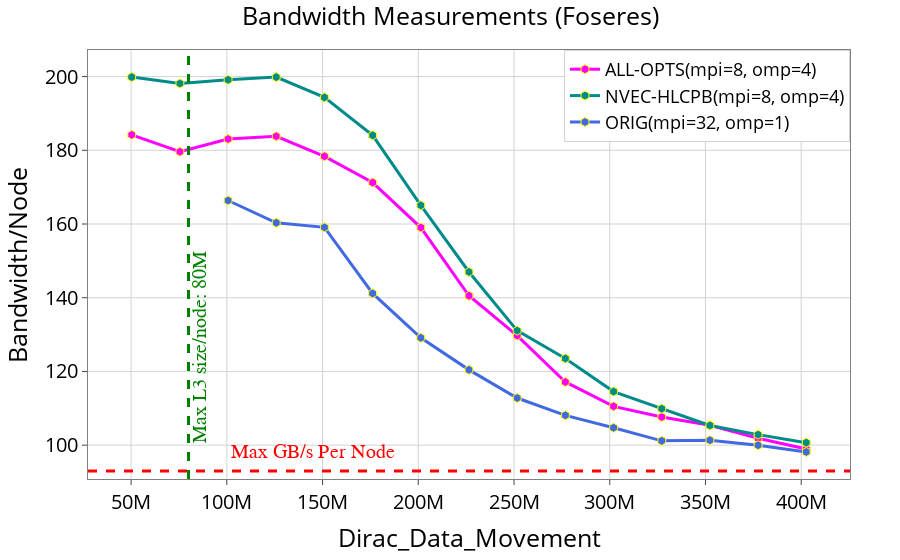

The code cell stored with this chart in its notebook:
### Code cell
fig = go.Figure()

# ALL_OPT

# fig.add_trace(go.Scatter(x=(dfn1AvxFusNonProb_8mpi_4omp.Dirc_Data_Mov*(dfn1AvxFusNonProb_8mpi_4omp.MPI_size)), 
#                          y=(dfn1AvxFusNonProb_8mpi_4omp.BAND*(dfn1AvxFusNonProb_8mpi_4omp.MPI_size)), 
#                          mode='lines+markers', 
#                          name='ALL-OPTS(8*4)',
#                          line=dict(color='magenta',width=3),
#                          marker=dict(symbol='hexagon',size=9, line=dict(color='yellow',width=1))))



# Sort the DataFrame based on the product of Dirc_Data_Mov and MPI_size
df_sorted = dfn1AvxFusNonProb_8mpi_4omp.assign(sort_value=dfn1AvxFusNonProb_8mpi_4omp['Dirc_Data_Mov'] * dfn1AvxFusNonProb_8mpi_4omp['MPI_size']).sort_values(by='sort_value')

# Create the line graph with sorted x-axis values
fig.add_trace(
    go.Scatter(
        x=df_sorted['Dirc_Data_Mov'] * df_sorted['MPI_size'],
        y=df_sorted['BAND'] * df_sorted['MPI_size'],
        mode='lines+markers',
        name='ALL-OPTS(mpi=8, omp=4)',
        line=dict(color='magenta', width=3),
        marker=dict(symbol='hexagon', size=9, line=dict(color='yellow', width=1))
    )
)




# NVEC-HLCPB

# fig.add_trace(go.Scatter(x=(dfn1MacFusNonProb_8mpi_4omp.Dirc_Data_Mov*(dfn1MacFusNonProb_8mpi_4omp.MPI_size)), 
#                          y=(dfn1MacFusNonProb_8mpi_4omp.BAND*(dfn1MacFusNonProb_8mpi_4omp.MPI_size)), 
#                          mode='lines+markers', 
#                          name='NVEC-HLCPB(8*4)',
#                          line=dict(color='darkcyan',width=3),
#                          marker=dict(symbol='hexagon',size=9, line=dict(color='yellow',width=1))))


# Sort the DataFrame based on the product of Dirc_Data_Mov and MPI_size
df_sorted = dfn1MacFusNonProb_8mpi_4omp.assign(sort_value=dfn1MacFusNonProb_8mpi_4omp['Dirc_Data_Mov'] * dfn1MacFusNonProb_8mpi_4omp['MPI_size']).sort_values(by='sort_value')

# Create the line graph with sorted x-axis values
fig.add_trace(
    go.Scatter(
        x=df_sorted['Dirc_Data_Mov'] * df_sorted['MPI_size'],
        y=df_sorted['BAND'] * df_sorted['MPI_size'],
        mode='lines+markers',
        name='NVEC-HLCPB(mpi=8, omp=4)',
        line=dict(color='darkcyan', width=3),
        marker=dict(symbol='hexagon', size=9, line=dict(color='yellow', width=1))
    )
)





# ORIG
# fig.add_trace(go.Scatter(x=(dfn1MacNonFusNonProb_32mpi_1omp.Dirc_Data_Mov*(dfn1MacNonFusNonProb_32mpi_1omp.MPI_size)), 
#                          y=(dfn1MacNonFusNonProb_32mpi_1omp.GFLOPS*(dfn1MacNonFusNonProb_32mpi_1omp.MPI_size)), 
#                          mode='lines+markers', 
#                          name='MacNonFusNonProb_32mpi_1omp',
#                          line=dict(color='darkblue',width=3),
#                          marker=dict(symbol='circle',size=7, line=dict(color='tomato',width=2))))


fig.add_trace(go.Scatter(x=(dfn1MacNonFusNonProb_16mpi_2omp.Dirc_Data_Mov*(dfn1MacNonFusNonProb_16mpi_2omp.MPI_size)), 
                         y=(dfn1MacNonFusNonProb_16mpi_2omp.BAND*(dfn1MacNonFusNonProb_16mpi_2omp.MPI_size)), 
                         mode='lines+markers', 
                         name='ORIG(mpi=32, omp=1)',
#                          line=dict(color='darkblue',width=3),
#                          marker=dict(symbol='circle',size=7, line=dict(color='tomato',width=2))))
                         line=dict(color='royalblue',width=3),
                         marker=dict(symbol='hexagon',size=9,line=dict(color='yellow',width=1))))


# Adding vertical and horizontal lines 
fig.add_vline(x=80e6, line_width=3, line_dash="dash", line_color="green")
fig.add_hline(y=93, line_width=3, line_dash="dash", line_color="red")

# Add annotation with arrow
fig.add_annotation(
    x=80e6,
    y=100,
    text='Max L3 size/node: 80M',
    xanchor='left',  # Anchor the text to the left side of the annotation point
    yanchor='bottom',
    showarrow=False,
    arrowhead=1,
    arrowsize=1,
    arrowwidth=2,
    arrowcolor="#636363",
    ax=-60,  # Move the text 60 units to the left
    ay=-30,
    font=dict(size=20, color="green", family="Sans Serif"),
    align="left",
    textangle=-90,  # Rotate the text 90 degrees counter-clockwise
)

fig.add_annotation(
    x='145e6'
    , y=95
    , text=f'Max GB/s Per Node'
    , yanchor='bottom'
    , showarrow=False
    , arrowhead=1
    , arrowsize=1
    , arrowwidth=2
    , arrowcolor="#636363" 
    , ax=-20
    , ay=-30
    , font=dict(size=20, color="red", family="Sans Serif")
    , align="left"
    ,)



fig.update_layout(
    title=dict(text='Bandwidth Measurements (Foseres)',
               font=dict(color="black", size=25),x=0.5),  # Set title text color to black
    xaxis_title=dict(text='Dirac_Data_Movement', font=dict(color="black", size=25)), 
    yaxis_title=dict(text='Bandwidth/Node', font=dict(color="black", size=25)), 
    legend=go.layout.Legend(bordercolor="lightgrey", borderwidth=1, x=1, xanchor="right", y=1, yanchor="top",
                            font=dict(color="black", size=18)),
    margin=dict(l=50, r=50, t=50, b=50),
    plot_bgcolor='white'
)

fig.update_xaxes(
    mirror=True,
    ticks='outside',
    tickfont=dict(color="black", size=20),
    showline=True,
    linecolor='grey',
    gridcolor='lightgrey',
    linewidth=0  # Set the linewidth for grid lines
)
fig.update_yaxes(
    mirror=True,
    ticks='outside',
    tickfont=dict(color="black", size=20),
    showline=True,
    linecolor='grey',
    gridcolor='lightgrey',
    linewidth=0  # Set the linewidth for grid lines
)


fig.write_image("/Users/msrahman/Desktop/avx-band7.pdf")
fig.show()

### Figure 1 — Plotly figure (JSON) as saved in the notebook; plotly's stock layout.template omitted (floating-point values rounded to 4 significant figures)
{"data": [{"line": {"color": "magenta", "width": 3}, "marker": {"line": {"color": "yellow", "width": 1}, "size": 9, "symbol": "hexagon"}, "mode": "lines+markers", "name": "ALL-OPTS(mpi=8, omp=4)", "type": "scatter", "x": [50331648, 75497472, 100663296, 125829120, 150994944, 176160768, 201326592, 226492416, 251658240, 276824064, 301989888, 327155712, 352321536, 377487360, 402653184], "y": [184.2, 179.6, 183.1, 183.8, 178.4, 171.3, 159.0, 140.5, 129.7, 117.1, 110.5, 107.6, 105.4, 101.9, 98.96]}, {"line": {"color": "darkcyan", "width": 3}, "marker": {"line": {"color": "yellow", "width": 1}, "size": 9, "symbol": "hexagon"}, "mode": "lines+markers", "name": "NVEC-HLCPB(mpi=8, omp=4)", "type": "scatter", "x": [50331648, 75497472, 100663296, 125829120, 150994944, 176160768, 201326592, 226492416, 251658240, 276824064, 301989888, 327155712, 352321536, 377487360, 402653184], "y": [199.9, 198.1, 199.1, 199.9, 194.3, 184.1, 165.1, 147.0, 131.1, 123.5, 114.5, 109.9, 105.4, 102.9, 100.7]}, {"line": {"color": "royalblue", "width": 3}, "marker": {"line": {"color": "yellow", "width": 1}, "size": 9, "symbol": "hexagon"}, "mode": "lines+markers", "name": "ORIG(mpi=32, omp=1)", "type": "scatter", "x": [100663296, 125829120, 150994944, 176160768, 201326592, 226492416, 251658240, 276824064, 301989888, 327155712, 352321536, 377487360, 402653184], "y": [166.4, 160.3, 159.1, 141.2, 129.1, 120.4, 112.8, 108.1, 104.7, 101.2, 101.3, 99.98, 98.16]}], "layout": {"annotations": [{"align": "left", "arrowcolor": "#636363", "arrowhead": 1, "arrowsize": 1, "arrowwidth": 2, "ax": -60, "ay": -30, "font": {"color": "green", "family": "Sans Serif", "size": 20}, "showarrow": false, "text": "Max L3 size/node: 80M", "textangle": -90, "x": 80000000, "xanchor": "left", "y": 100, "yanchor": "bottom"}, {"align": "left", "arrowcolor": "#636363", "arrowhead": 1, "arrowsize": 1, "arrowwidth": 2, "ax": -20, "ay": -30, "font": {"color": "red", "family": "Sans Serif", "size": 20}, "showarrow": false, "text": "Max GB/s Per Node", "x": "145e6", "y": 95, "yanchor": "bottom"}], "legend": {"bordercolor": "lightgrey", "borderwidth": 1, "font": {"color": "black", "size": 18}, "x": 1, "xanchor": "right", "y": 1, "yanchor": "top"}, "margin": {"b": 50, "l": 50, "r": 50, "t": 50}, "plot_bgcolor": "white", "shapes": [{"line": {"color": "green", "dash": "dash", "width": 3}, "type": "line", "x0": 80000000, "x1": 80000000, "xref": "x", "y0": 0, "y1": 1, "yref": "y domain"}, {"line": {"color": "red", "dash": "dash", "width": 3}, "type": "line", "x0": 0, "x1": 1, "xref": "x domain", "y0": 93, "y1": 93, "yref": "y"}], "title": {"font": {"color": "black", "size": 25}, "text": "Bandwidth Measurements (Foseres)", "x": 0.5}, "xaxis": {"gridcolor": "lightgrey", "linecolor": "grey", "linewidth": 0, "mirror": true, "showline": true, "tickfont": {"color": "black", "size": 20}, "ticks": "outside", "title": {"font": {"color": "black", "size": 25}, "text": "Dirac_Data_Movement"}}, "yaxis": {"gridcolor": "lightgrey", "linecolor": "grey", "linewidth": 0, "mirror": true, "showline": true, "tickfont": {"color": "black", "size": 20}, "ticks": "outside", "title": {"font": {"color": "black", "size": 25}, "text": "Bandwidth/Node"}}}}
